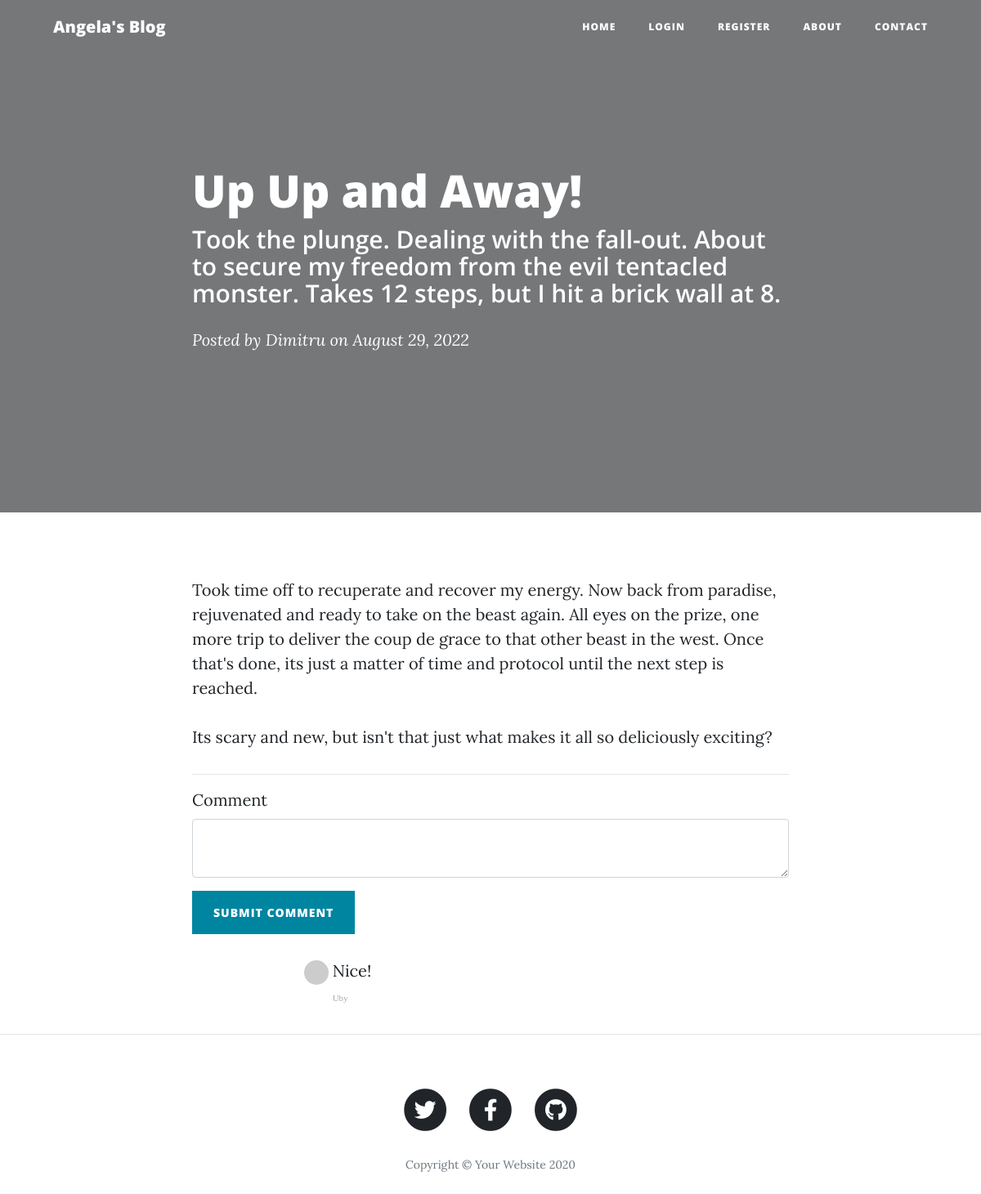
/post/1, run on the app's committed database.
### main.py (models this page shows)
class BlogPost(db.Model):
    __tablename__ = "blog_posts"
    id = db.Column(db.Integer, primary_key=True)
    title = db.Column(db.String(250), unique=True, nullable=False)
    subtitle = db.Column(db.String(250), nullable=False)
    date = db.Column(db.String(250), nullable=False)
    body = db.Column(db.Text, nullable=False)
    img_url = db.Column(db.String(250), nullable=False)
    author_id = db.Column(db.Integer, db.ForeignKey("users.id"))
    author = relationship("User", back_populates="posts")
    comments = relationship("Comment", back_populates="parent_post")

class User(UserMixin, db.Model):
    __tablename__ = "users"
    id = db.Column(db.Integer, primary_key=True)
    email = db.Column(db.String(250), unique=True, nullable=False)
    password = db.Column(db.String(250), nullable=False)
    name = db.Column(db.String(250), nullable=False)
    posts = relationship("BlogPost", back_populates="author")
    comments = relationship("Comment", back_populates="comment_author")

class Comment(db.Model):
    __tablename__ = "comments"
    id = db.Column(db.Integer, primary_key=True)
    author_id = db.Column(db.Integer, db.ForeignKey("users.id"))
    comment_author = relationship("User", back_populates="comments")
    post_id = db.Column(db.Integer, db.ForeignKey("blog_posts.id"))
    parent_post = relationship("BlogPost", back_populates="comments")
    text = db.Column(db.Text, nullable=False)

### main.py (the view, shortened to what this page needs)
@app.route("/post/<int:post_id>", methods=["GET", "POST"])
def show_post(post_id):
    form = CommentForm()
    requested_post = BlogPost.query.get(post_id)
    return render_template("post.html", post=requested_post, current_user=current_user, form=form)

### forms.py
class CommentForm(FlaskForm):
    comment_text = CKEditorField("Comment", validators=[DataRequired()])
    submit = SubmitField("Submit Comment")

### templates/post.html (shortened to what this page needs)
{% include "header.html" %}
{% import "bootstrap/wtf.html" as wtf %}
  <header class="masthead" style="background-image: url('{{post.img_url}}')">
    <div class="overlay"></div>
    <div class="container">
      <div class="row">
        <div class="col-lg-8 col-md-10 mx-auto">
          <div class="post-heading">
            <h1>{{post.title}}</h1>
            <h2 class="subheading">{{post.subtitle}}</h2>
            <span class="meta">Posted by
              <a href="#">{{post.author.name}}</a>
              on {{post.date}}</span>
          </div>
        </div>
      </div>
    </div>
  </header>
  <article>
    <div class="container">
      <div class="row">
        <div class="col-lg-8 col-md-10 mx-auto">
            {{ post.body|safe }}
          <hr>
            {{ wtf.quick_form(form, novalidate=True, button_map={"submit": "primary"}) }}
          <div class="col-lg-8 col-md-10 mx-auto comment">
              <ul class="commentList">
                {% for comment in post.comments: %}
                <li>
                    <div class="commenterImage">
                      <img src="{{ comment.comment_author.email | gravatar }}"/>
                    </div>
                    <div class="commentText">
                      {{comment.text|safe}}
                      <span class="date sub-text">{{comment.comment_author.name}}</span>
                    </div>
                </li>
                {% endfor %}
              </ul>
            </div>
          </div>
      </div>
    </div>
  </article>
  <hr>
{% include "footer.html" %}

### templates/header.html (shortened to what this page needs)
<!DOCTYPE html>
<html lang="en">
<head>
  <link href="{{ url_for('static', filename='vendor/bootstrap/css/bootstrap.min.css') }}" rel="stylesheet">
  <link href="{{ url_for('static', filename='vendor/fontawesome-free/css/all.min.css')}}" rel="stylesheet" type="text/css">
  <link href="{{ url_for('static', filename='css/clean-blog.min.css')}}" rel="stylesheet">
</head>
<body>
  <nav class="navbar navbar-expand-lg navbar-light fixed-top" id="mainNav">
    <div class="container">
      <a class="navbar-brand" href="{{url_for('get_all_posts')}}">Angela's Blog</a>
      <div class="collapse navbar-collapse" id="navbarResponsive">
        <ul class="navbar-nav ml-auto">
          <li class="nav-item">
            <a class="nav-link" href="{{ url_for('get_all_posts') }}">Home</a>
          </li>
          {% if not current_user.is_authenticated %}
          <li class="nav-item">
            <a class="nav-link" href="{{ url_for('login') }}">Login</a>
          </li>
          <li class="nav-item">
            <a class="nav-link" href="{{ url_for('register') }}">Register</a>
          </li>
          {% else %}
          <li class="nav-item">
            <a class="nav-link" href="{{ url_for('logout') }}">Log Out</a>
          </li>
          {% endif %}
          <li class="nav-item">
            <a class="nav-link" href="{{ url_for('about') }}">About</a>
          </li>
          <li class="nav-item">
            <a class="nav-link" href="{{ url_for('contact') }}">Contact</a>
          </li>
        </ul>
      </div>
    </div>
  </nav>

### templates/footer.html (shortened to what this page needs)
  <footer>
    <div class="container">
      <div class="row">
        <div class="col-lg-8 col-md-10 mx-auto">
          <ul class="list-inline text-center">
            <li class="list-inline-item">
              <a href="#">
                <span class="fa-stack fa-lg">
                  <i class="fas fa-circle fa-stack-2x"></i>
                  <i class="fab fa-twitter fa-stack-1x fa-inverse"></i>
                </span>
              </a>
            </li>
            <li class="list-inline-item">
              <a href="#">
                <span class="fa-stack fa-lg">
                  <i class="fas fa-circle fa-stack-2x"></i>
                  <i class="fab fa-facebook-f fa-stack-1x fa-inverse"></i>
                </span>
              </a>
            </li>
            <li class="list-inline-item">
              <a href="#">
                <span class="fa-stack fa-lg">
                  <i class="fas fa-circle fa-stack-2x"></i>
                  <i class="fab fa-github fa-stack-1x fa-inverse"></i>
                </span>
              </a>
            </li>
          </ul>
          <p class="copyright text-muted">Copyright &copy; Your Website 2020</p>
        </div>
      </div>
    </div>
  </footer>
</body>
</html>

### data on the page
BlogPost: title "Up Up and Away!", subtitle "Took the plunge. Dealing with the fall-out. About to secure my freedom from the evil tentacled monster. Takes 12 steps, but I hit a brick wall at 8.", date "August 29, 2022", body "Took time off to recuperate and recover my energy. Now back from paradise, rejuvenated and ready to take on the beast again. All eyes on the prize, one more trip to deliver the coup de grace to that other beast in the west. Once that's done, its just a matter of time and protocol until the next step is reached. Its scary and new, but isn't that just what makes it all so deliciously exciting?"
User: author.name "Dimitru"
Comment: text "Nice!", comment_author.name "Uby"
